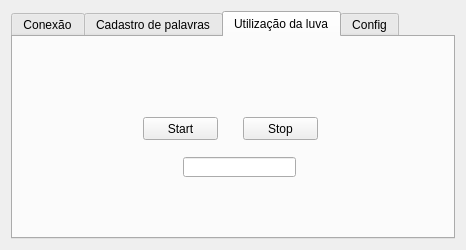
<?xml version="1.0" encoding="UTF-8"?>
<ui version="4.0">
 <class>MainWindow</class>
 <widget class="QMainWindow" name="MainWindow">
  <property name="geometry">
   <rect>
    <x>0</x>
    <y>0</y>
    <width>466</width>
    <height>241</height>
   </rect>
  </property>
  <property name="windowTitle">
   <string>MainWindow</string>
  </property>
  <widget class="QWidget" name="centralWidget">
   <layout class="QGridLayout" name="gridLayout_2">
    <item row="0" column="0">
     <widget class="QTabWidget" name="tabWidget">
      <property name="currentIndex">
       <number>2</number>
      </property>
      <widget class="QWidget" name="tab">
       <attribute name="title">
        <string>Conexão</string>
       </attribute>
       <layout class="QGridLayout" name="gridLayout">
        <item row="3" column="0">
         <widget class="QPushButton" name="Desconectar">
          <property name="maximumSize">
           <size>
            <width>16777215</width>
            <height>16777215</height>
           </size>
          </property>
          <property name="text">
           <string>Desconectar</string>
          </property>
         </widget>
        </item>
        <item row="1" column="0">
         <widget class="QWidget" name="widget" native="true">
          <property name="minimumSize">
           <size>
            <width>0</width>
            <height>120</height>
           </size>
          </property>
          <property name="maximumSize">
           <size>
            <width>16777215</width>
            <height>150</height>
           </size>
          </property>
          <layout class="QHBoxLayout" name="horizontalLayout_2">
           <item>
            <widget class="QLabel" name="HostLabel">
             <property name="maximumSize">
              <size>
               <width>50</width>
               <height>16777215</height>
              </size>
             </property>
             <property name="text">
              <string>Host</string>
             </property>
            </widget>
           </item>
           <item>
            <widget class="QComboBox" name="HostInput">
             <property name="minimumSize">
              <size>
               <width>150</width>
               <height>100</height>
              </size>
             </property>
             <property name="editable">
              <bool>true</bool>
             </property>
             <item>
              <property name="text">
               <string>192.168.0.100</string>
              </property>
             </item>
             <item>
              <property name="text">
               <string>10.0.0.119</string>
              </property>
             </item>
            </widget>
           </item>
           <item>
            <widget class="QLabel" name="PortaLabel">
             <property name="maximumSize">
              <size>
               <width>50</width>
               <height>16777215</height>
              </size>
             </property>
             <property name="text">
              <string>Porta</string>
             </property>
            </widget>
           </item>
           <item>
            <widget class="QLineEdit" name="PortaInput">
             <property name="minimumSize">
              <size>
               <width>130</width>
               <height>100</height>
              </size>
             </property>
             <property name="maximumSize">
              <size>
               <width>80</width>
               <height>16777215</height>
              </size>
             </property>
             <property name="text">
              <string>4000</string>
             </property>
            </widget>
           </item>
          </layout>
         </widget>
        </item>
        <item row="2" column="0">
         <widget class="QPushButton" name="Conectar">
          <property name="text">
           <string>Conectar</string>
          </property>
         </widget>
        </item>
       </layout>
      </widget>
      <widget class="QWidget" name="tab_2">
       <attribute name="title">
        <string>Cadastro de palavras</string>
       </attribute>
       <layout class="QGridLayout" name="gridLayout_4">
        <item row="0" column="0">
         <widget class="QFrame" name="frame">
          <property name="frameShape">
           <enum>QFrame::StyledPanel</enum>
          </property>
          <property name="frameShadow">
           <enum>QFrame::Raised</enum>
          </property>
          <layout class="QGridLayout" name="gridLayout_3">
           <item row="0" column="0">
            <widget class="QComboBox" name="comboBox">
             <item>
              <property name="text">
               <string>A</string>
              </property>
             </item>
             <item>
              <property name="text">
               <string>B</string>
              </property>
             </item>
             <item>
              <property name="text">
               <string>C</string>
              </property>
             </item>
             <item>
              <property name="text">
               <string>D</string>
              </property>
             </item>
             <item>
              <property name="text">
               <string>E</string>
              </property>
             </item>
             <item>
              <property name="text">
               <string>F</string>
              </property>
             </item>
             <item>
              <property name="text">
               <string>G</string>
              </property>
             </item>
             <item>
              <property name="text">
               <string>H</string>
              </property>
             </item>
             <item>
              <property name="text">
               <string>I</string>
              </property>
             </item>
             <item>
              <property name="text">
               <string>J</string>
              </property>
             </item>
             <item>
              <property name="text">
               <string>K</string>
              </property>
             </item>
             <item>
              <property name="text">
               <string>L</string>
              </property>
             </item>
             <item>
              <property name="text">
               <string>M</string>
              </property>
             </item>
             <item>
              <property name="text">
               <string>N</string>
              </property>
             </item>
             <item>
              <property name="text">
               <string>O</string>
              </property>
             </item>
             <item>
              <property name="text">
               <string>P</string>
              </property>
             </item>
             <item>
              <property name="text">
               <string>Q</string>
              </property>
             </item>
             <item>
              <property name="text">
               <string>R</string>
              </property>
             </item>
             <item>
              <property name="text">
               <string>S</string>
              </property>
             </item>
             <item>
              <property name="text">
               <string>T</string>
              </property>
             </item>
             <item>
              <property name="text">
               <string>U</string>
              </property>
             </item>
             <item>
              <property name="text">
               <string>V</string>
              </property>
             </item>
             <item>
              <property name="text">
               <string>W</string>
              </property>
             </item>
             <item>
              <property name="text">
               <string>X</string>
              </property>
             </item>
             <item>
              <property name="text">
               <string>Y</string>
              </property>
             </item>
             <item>
              <property name="text">
               <string>Z</string>
              </property>
             </item>
            </widget>
           </item>
          </layout>
         </widget>
        </item>
        <item row="1" column="0">
         <widget class="QPushButton" name="Cadastrar">
          <property name="text">
           <string>Cadastrar</string>
          </property>
         </widget>
        </item>
       </layout>
      </widget>
      <widget class="QWidget" name="tab_3">
       <attribute name="title">
        <string>Utilização da luva</string>
       </attribute>
       <widget class="QPushButton" name="start">
        <property name="geometry">
         <rect>
          <x>130</x>
          <y>80</y>
          <width>75</width>
          <height>23</height>
         </rect>
        </property>
        <property name="text">
         <string>Start</string>
        </property>
       </widget>
       <widget class="QPushButton" name="stop">
        <property name="geometry">
         <rect>
          <x>230</x>
          <y>80</y>
          <width>75</width>
          <height>23</height>
         </rect>
        </property>
        <property name="text">
         <string>Stop</string>
        </property>
       </widget>
       <widget class="QLineEdit" name="lineEdit">
        <property name="geometry">
         <rect>
          <x>170</x>
          <y>120</y>
          <width>113</width>
          <height>20</height>
         </rect>
        </property>
       </widget>
      </widget>
      <widget class="QWidget" name="tab_4">
       <attribute name="title">
        <string>Config</string>
       </attribute>
      </widget>
     </widget>
    </item>
   </layout>
  </widget>
 </widget>
 <layoutdefault spacing="6" margin="11"/>
 <resources/>
 <connections/>
</ui>
